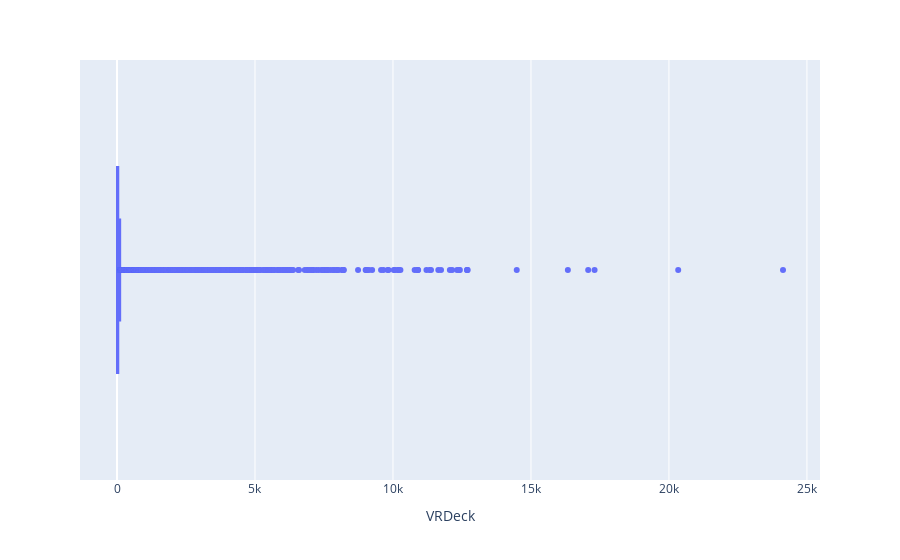

Here is the notebook cell this chart was saved with:
### Code cell
px.box(spaceship_df, x="VRDeck")

### Figure 1 — Plotly figure (JSON) as saved in the notebook; plotly's stock layout.template omitted (floating-point values rounded to 4 significant figures; data arrays with more than 128 entries replaced by an {"elided": "..."} marker saying what was removed)
{"data": [{"alignmentgroup": "True", "hovertemplate": "VRDeck=%{x}<extra></extra>", "legendgroup": "", "marker": {"color": "#636efa"}, "name": "", "notched": false, "offsetgroup": "", "orientation": "h", "showlegend": false, "type": "box", "x": {"elided": "8693 int values"}, "x0": " ", "xaxis": "x", "y0": " ", "yaxis": "y"}], "layout": {"boxmode": "group", "legend": {"tracegroupgap": 0}, "margin": {"t": 60}, "xaxis": {"anchor": "y", "domain": [0, 1], "title": {"text": "VRDeck"}}, "yaxis": {"anchor": "x", "domain": [0, 1]}}}
